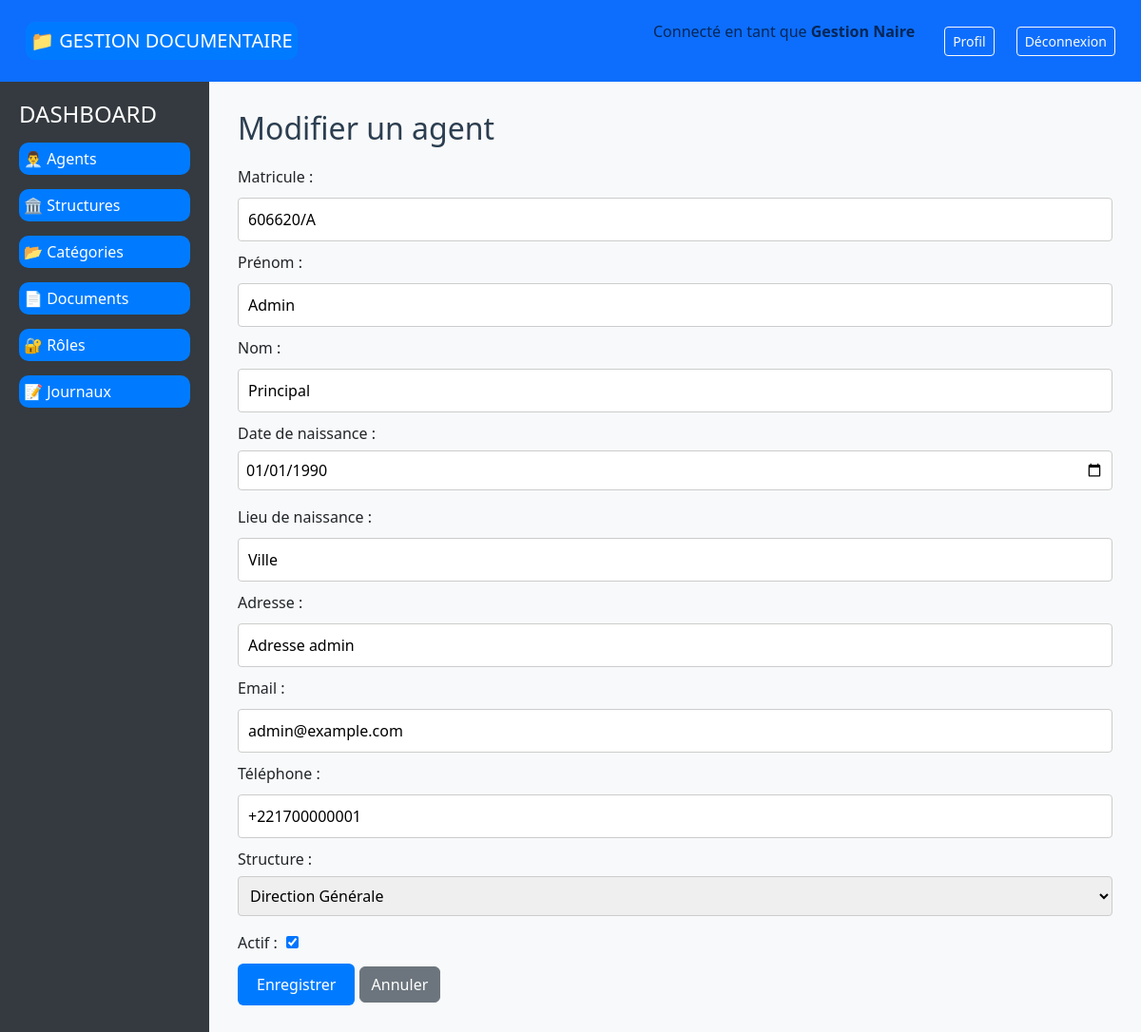
The app's page /agent/update/1/ (signed in) with its own data.
### document_management/models.py (models this page shows, shortened)
class BaseTimeStampModel(models.Model):
    date_creation = models.DateTimeField(_("Date de création"), auto_now_add=True)
    date_modification = models.DateTimeField(_("Date de modification"), auto_now=True)
    class Meta:
        abstract = True

class Agent(BaseTimeStampModel):
    MATRICULE_REGEX = r'^\d{6}/[A-Z]$'
    NOM_PRENOM_REGEX = r'^[a-zA-ZÀ-ÿ\s\-\']+$'
    PHONE_REGEX = r'^(\+\d{1,3})?\d{9,15}$'
    matricule = models.CharField(
        _("Matricule"),
        max_length=8,
        unique=True,
        validators=[
            RegexValidator(
                regex=MATRICULE_REGEX,
                message=_("Le matricule doit être au format 123456/X")
            )
        ]
    )
    prenom = models.CharField(
        _("Prénom"),
        max_length=50,
        validators=[
            RegexValidator(
                regex=NOM_PRENOM_REGEX,
                message=_("Le prénom ne doit contenir que des lettres, espaces et tirets")
            )
        ]
    )
    nom = models.CharField(
        _("Nom"),
        max_length=50,
        validators=[
            RegexValidator(
                regex=NOM_PRENOM_REGEX,
                message=_("Le nom ne doit contenir que des lettres, espaces et tirets")
            )
        ]
    )
    date_naissance = models.DateField(_("Date de naissance"))
    lieu_naissance = models.CharField(_("Lieu de naissance"), max_length=255)
    adresse = models.CharField(_("Adresse"), max_length=255)
    email = models.EmailField(_("Email"), unique=True)
    telephone = models.CharField(
        _("Téléphone"),
        max_length=20,
        unique=True,
        validators=[
            RegexValidator(
                regex=PHONE_REGEX,
                message=_("Numéro de téléphone invalide. Format: +221xxxxxxxxx")
            )
        ]
    )
    user = models.OneToOneField(
        settings.AUTH_USER_MODEL,
        on_delete=models.CASCADE,
        related_name="agent_profile",
        verbose_name=_("Utilisateur")
    )
    structure = models.ForeignKey(
        Structure,
        on_delete=models.PROTECT,
        related_name="agents",
        verbose_name=_("Structure")
    )
    role = models.ForeignKey(
        Role,
        on_delete=models.PROTECT,
        related_name="agents",
        verbose_name=_("Rôle")
    )
    is_active = models.BooleanField(_("Actif"), default=True)
    class Meta:
        verbose_name = _("Agent")
        verbose_name_plural = _("Agents")
        ordering = ['nom', 'prenom']

class Structure(BaseTimeStampModel):
    nom = models.CharField(
        _( "Nom"), max_length=100, unique=True,
        validators=[MaxLengthValidator(100)]
    )
    description = models.TextField(
        _( "Description"), validators=[MaxLengthValidator(500)]
    )
    structure_parent = models.ForeignKey(
        'self', on_delete=models.SET_NULL, null=True, blank=True,
        related_name='enfants', verbose_name=_("Structure parente")
    )
    delegation = models.ForeignKey(
        Delegation, on_delete=models.CASCADE, verbose_name=_("Délégation"),
        related_name="structures",null=True, blank=True
    )
    class Meta:
        verbose_name = _( "Structure")
        verbose_name_plural = _( "Structures")
        ordering = ['nom']

### document_management/views.py (the view, shortened to what this page needs)
# urls.py: path('agent/update/<int:agent_id>/', update_agent, name='update_agent'),
@login_required
def update_agent(request, agent_id):
    agent = get_object_or_404(Agent, id=agent_id)
    structures = Structure.objects.all()
    roles = Role.objects.all()
    return render(request, 'agents/form.html', {
        'agent': agent,
        'structures': structures,
        'roles': roles
    })

### document_management/templates/agents/form.html (shortened to what this page needs)
{% extends 'base.html' %}
{% block content %}
<h2>{% if agent %}Modifier{% else %}Ajouter{% endif %} un agent</h2>
<form method="post">
    <label>Matricule :</label>
    <input type="text" name="matricule" value="{{ agent.matricule|default:'' }}" required><br>
    <label>Prénom :</label>
    <input type="text" name="prenom" value="{{ agent.prenom|default:'' }}" required><br>
    <label>Nom :</label>
    <input type="text" name="nom" value="{{ agent.nom|default:'' }}" required><br>
    <label>Date de naissance :</label>
    <input type="date" name="date_naissance" value="{{ agent.date_naissance|date:'Y-m-d'|default:'' }}" required><br>
    <label>Lieu de naissance :</label>
    <input type="text" name="lieu_naissance" value="{{ agent.lieu_naissance|default:'' }}" required><br>
    <label>Adresse :</label>
    <input type="text" name="adresse" value="{{ agent.adresse|default:'' }}" required><br>
    <label>Email :</label>
    <input type="email" name="email" value="{{ agent.email|default:'' }}" required><br>
    <label>Téléphone :</label>
    <input type="text" name="telephone" value="{{ agent.telephone|default:'' }}" required><br>
    <label>Structure :</label>
    <select name="structure" required>
        {% for structure in structures %}
            <option value="{{ structure.id }}" {% if agent and agent.structure.id == structure.id %}selected{% endif %}>{{ structure.nom }}</option>
        {% endfor %}
    </select><br>
    <label>Actif :</label>
    <input type="checkbox" name="is_active" {% if agent and agent.is_active %}checked{% endif %}><br>
    <button type="submit" class="btn btn-success">Enregistrer</button>
    <a href="{% url 'liste_agents' %}" class="btn btn-secondary">Annuler</a>
</form>
{% endblock %}

### document_management/templates/base.html (shortened to what this page needs)
<!DOCTYPE html>
<html lang="fr">
<head>
    <link rel="stylesheet" href="https://cdn.jsdelivr.net/npm/bootstrap@5.3.0/dist/css/bootstrap.min.css">
    {% load static %}
    <link rel="stylesheet" href="{% static 'css/style.css' %}">
</head>
<body>
    <nav class="navbar navbar-expand-lg navbar-custom">
        <div class="container-fluid">
            <a class="navbar-brand" href="{% url 'home' %}">📁 GESTION DOCUMENTAIRE</a>
            <div class="d-flex ms-auto">
                {% if request.user.is_authenticated %}
                    <span class="navbar-text me-3">
                        Connecté en tant que
                        <strong>
                            {% if request.user.agent_profile %}
                                {{ request.user.agent_profile.prenom }} {{ request.user.agent_profile.nom }}
                            {% else %}
                                {{ request.user.email }}
                            {% endif %}
                        </strong>
                    </span>
                    <a href="#" class="btn btn-outline-light btn-sm me-2">Profil</a>
                    <a href="{% url 'logout' %}" class="btn btn-outline-light btn-sm">Déconnexion</a>
                {% else %}
                    <a href="{% url 'login' %}" class="btn btn-outline-light btn-sm">Connexion</a>
                {% endif %}
            </div>
        </div>
    </nav>
    <div class="main-container">
        {% if request.user.is_authenticated %}
        <div class="sidebar">
            <h4>DASHBOARD</h4>
            {% if can_read_agents %}
            <a href="{% url 'liste_agents' %}" {% if request.resolver_match.url_name == 'liste_agents' %} class="active"{% endif %}>👨‍💼 Agents</a>
            {% endif %}
            {% if can_read_structures %}
            <a href="{% url 'liste_structures' %}" {% if request.resolver_match.url_name == 'liste_structures' %} class="active"{% endif %}>🏛️ Structures</a>
            {% endif %}
            {% if can_read_categories %}
            <a href="{% url 'liste_CategorieDocuments' %}" {% if request.resolver_match.url_name == 'liste_CategorieDocuments' %} class="active"{% endif %}>📂 Catégories</a>
            {% endif %}
            {% if can_read_documents %}
            <a href="{% url 'liste_documents' %}" {% if request.resolver_match.url_name == 'liste_documents' %} class="active"{% endif %}>📄 Documents</a>
            {% endif %}
            {% if can_read_roles %}
            <a href="{% url 'liste_roles' %}" {% if request.resolver_match.url_name == 'liste_roles' %} class="active"{% endif %}>🔐 Rôles</a>
            {% endif %}
            {% if role_name == 'ADMIN' or role_name == 'GESTIONNAIRE' %}
            <a href="{% url 'liste_journaux' %}" {% if request.resolver_match.url_name == 'liste_journaux' %} class="active"{% endif %}>📝 Journaux</a>
            {% endif %}
        </div>
        {% endif %}
        <div class="content">
            {% block content %}
            {% endblock %}
        </div>
    </div>
</body>
</html>

### document_management/static/css/style.css (style rules this page uses)
nav { background-color: #007bff; padding: 10px; text-align: center; }
nav a { color: white; text-decoration: none; margin: 15px; font-size: 18px; }
body { font-family: 'Segoe UI', Arial, sans-serif; background: #f7f7f7; margin: 0; padding: 0; }
h1, h2 { color: #2c3e50; margin-bottom: 20px; }
input[type="text"], input[type="email"], input[type="date"], select, textarea { width: 100%; padding: 8px; margin: 6px 0 16px 0; border: 1px solid #ccc; border-radius: 4px; box-sizing: border-box; font-size: 1em; }
input[type="checkbox"] { margin-left: 5px; }
button, a.button { background: #18bc9c; color: #fff; border: none; padding: 8px 18px; border-radius: 4px; font-size: 1em; cursor: pointer; margin-right: 8px; text-decoration: none; transition: background 0.2s; display: inline-block; }
form label { font-weight: 500; }
form { margin-bottom: 20px; }
form { margin: 20px 0; }
input[type="text"], input[type="email"], input[type="number"] { width: 100%; padding: 10px; margin: 10px 0; box-sizing: border-box; }
button[type="submit"] { background-color: #007bff; color: white; border: none; padding: 10px 20px; margin: 10px 0; cursor: pointer; }
a { text-decoration: none; border-radius: 10px; padding: 5px; background-color: #007bff; color: white; }

### document_management/templates/base.html (style rules this page uses)
body { display: flex; flex-direction: column; min-height: 100vh; }
.navbar-custom { background-color: #0d6efd; color: white; }
.navbar-custom .navbar-brand, .navbar-custom .nav-link, .navbar-custom .dropdown-item { color: white !important; }
.main-container { display: flex; flex: 1; }
.sidebar { width: 220px; background-color: #343a40; color: white; padding: 20px; }
.sidebar a { color: white; text-decoration: none; display: block; margin: 15px 0; }
.content { flex: 1; padding: 30px; background-color: #f8f9fa; }

### records on screen
Agent: matricule "606620/A", prenom "Admin", nom "Principal", date_naissance "01/01/1990", lieu_naissance "Ville", adresse "Adresse admin", email "admin@example.com", telephone "+221700000001", structure "Direction Générale", is_active "☑"

### other values on screen
{{ request.user.agent_profile.prenom }} "Gestion"
{{ request.user.agent_profile.nom }} "Naire"
